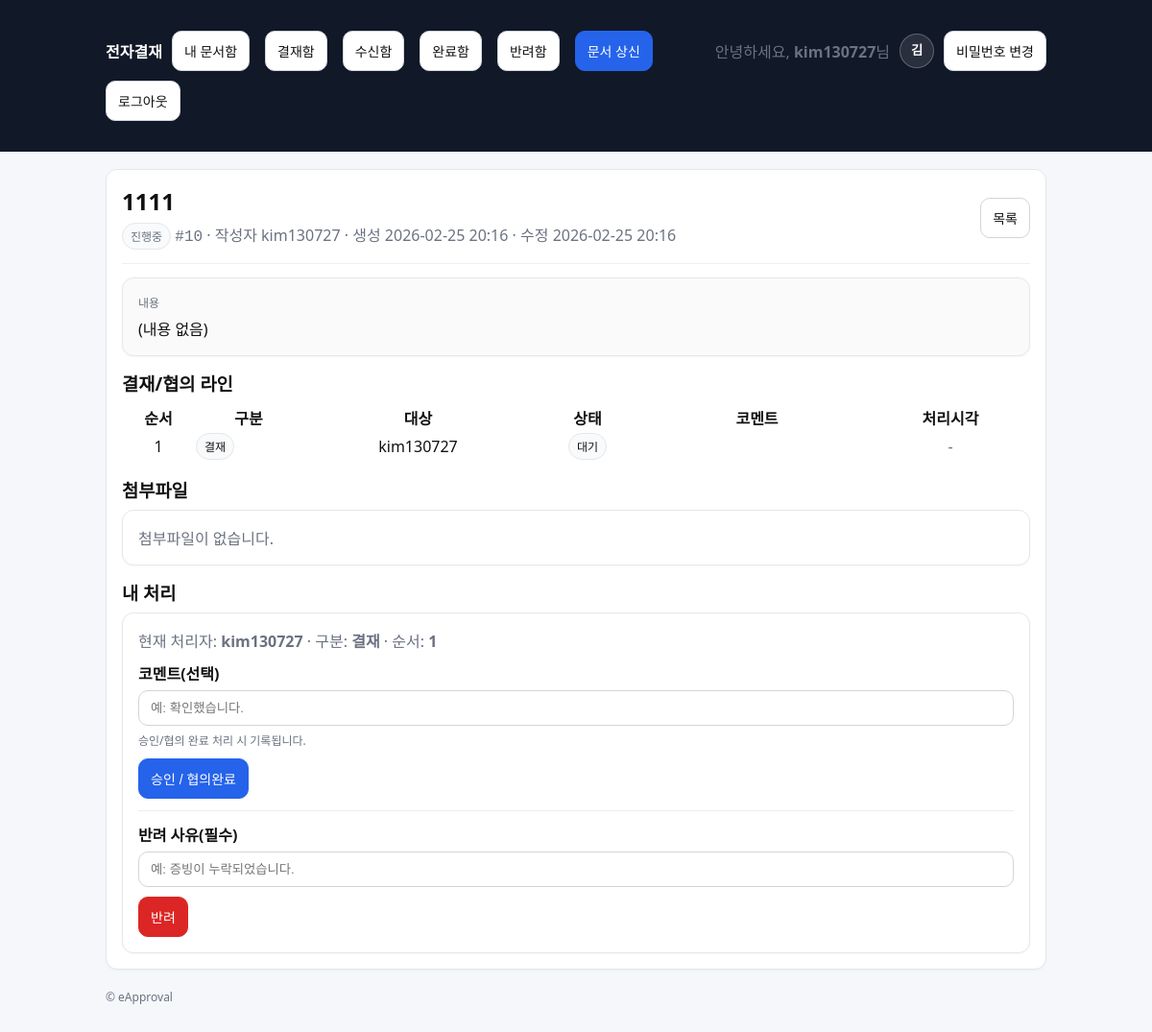
The page /approvals/10/ (signed in) on the database as committed earlier.
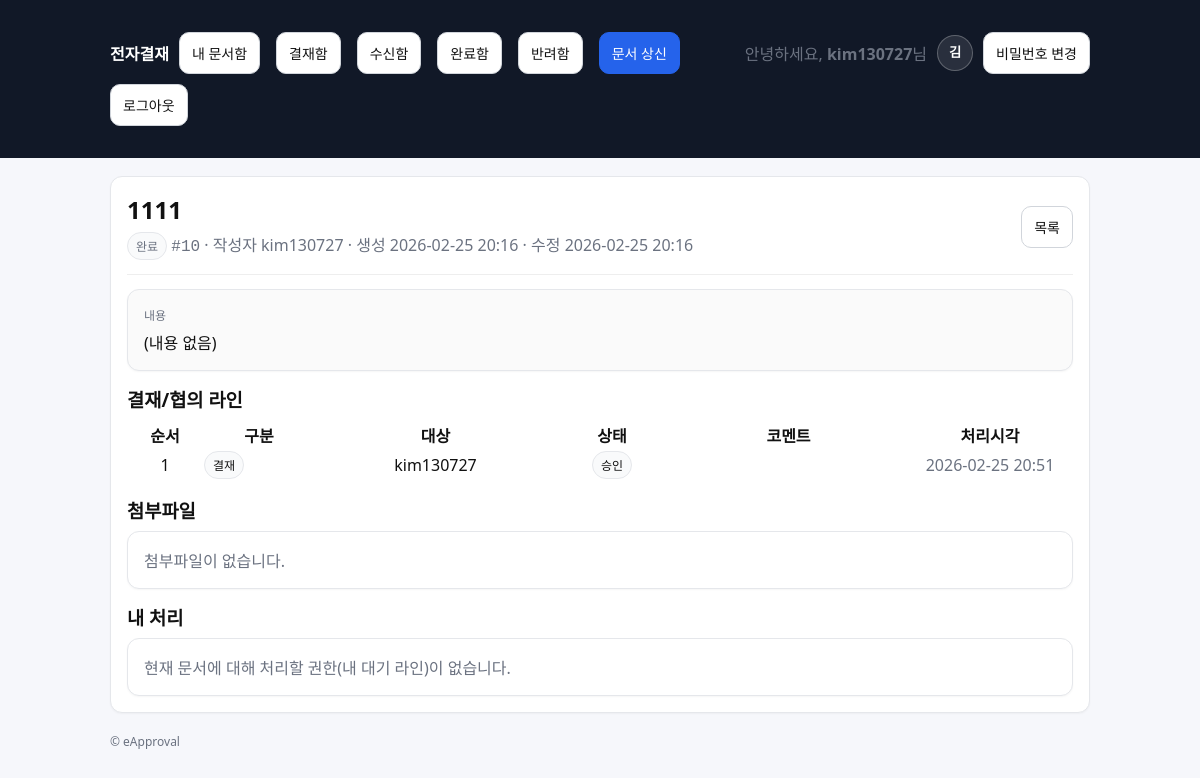
The same page on the database as committed later.
### approvals/models.py (models this page shows, shortened)
class Document(models.Model):
    class Status(models.TextChoices):
        DRAFT = "DRAFT", "임시"
        SUBMITTED = "SUBMITTED", "상신"
        IN_PROGRESS = "IN_PROGRESS", "진행중"
        REJECTED = "REJECTED", "반려"
        COMPLETED = "COMPLETED", "완료"
    title = models.CharField(max_length=200)
    content = models.TextField(blank=True)
    created_by = models.ForeignKey(
        settings.AUTH_USER_MODEL, on_delete=models.PROTECT, related_name="docs_created"
    )
    status = models.CharField(max_length=20, choices=Status.choices, default=Status.DRAFT)
    current_line_order = models.PositiveIntegerField(default=1)
    created_at = models.DateTimeField(auto_now_add=True)
    updated_at = models.DateTimeField(auto_now=True)

class DocumentLine(models.Model):
    class Role(models.TextChoices):
        CONSULT = "CONSULT", "협의"
        APPROVE = "APPROVE", "결재"
        RECEIVE = "RECEIVE", "수신/열람"
    class Decision(models.TextChoices):
        PENDING = "PENDING", "대기"
        APPROVED = "APPROVED", "승인"
        REJECTED = "REJECTED", "반려"
        READ = "READ", "열람"
    document = models.ForeignKey(Document, on_delete=models.CASCADE, related_name="lines")
    role = models.CharField(max_length=10, choices=Role.choices)
    order = models.PositiveIntegerField()
    user = models.ForeignKey(settings.AUTH_USER_MODEL, on_delete=models.PROTECT)
    decision = models.CharField(max_length=10, choices=Decision.choices, default=Decision.PENDING)
    comment = models.CharField(max_length=300, blank=True)
    acted_at = models.DateTimeField(null=True, blank=True)
    class Meta:
        ordering = ["order", "id"]

### approvals/views.py (the view)
# urls.py: path("approvals/<int:doc_id>/", views.doc_detail, name="doc_detail"),
@login_required
def doc_detail(request, doc_id: int):
    doc = get_object_or_404(Document, id=doc_id)
    if not can_view_document(request.user, doc):
        raise Http404
    if doc.status == Document.Status.COMPLETED:
        mark_read(doc=doc, actor=request.user)
    current_line = doc.lines.filter(order=doc.current_line_order, decision="PENDING").first()
    can_act = bool(current_line) and (current_line.user_id == request.user.id or request.user.is_superuser)
    return render(
        request,
        "approvals/doc_detail.html",
        {"doc": doc, "current_line": current_line, "can_act": can_act},
    )

### accounts/models.py (called while the page is built)
    def display_name(self):
        if self.full_name and self.full_name.strip():
            return self.full_name.strip()
        if self.user.first_name and self.user.first_name.strip():
            return self.user.first_name.strip()
        return self.user.username

### approvals/permissions.py (called while the page is built, shortened)
def can_view_document(user, doc: Document) -> bool:
    if not user.is_authenticated:
        return False
    if user.is_superuser:
        return True

### approvals/services.py (called while the page is built)
@transaction.atomic
def mark_read(*, doc: Document, actor) -> Document:
    line = doc.lines.filter(
        role=DocumentLine.Role.RECEIVE,
        user_id=actor.id,
    ).first()
    if not line:
        return doc
    if line.decision == DocumentLine.Decision.PENDING:
        line.decision = DocumentLine.Decision.READ
        line.acted_at = timezone.now()
        line.save(update_fields=["decision", "acted_at"])
    return doc

### templates/approvals/doc_detail.html (shortened to what this page needs)
{% extends "base.html" %}
{% block content %}
  <div class="card">
    <div class="row" style="justify-content:space-between;">
      <div>
        <h2 style="margin:0;">{{ doc.title }}</h2>
        <div class="muted" style="margin-top:6px;">
          <span class="badge">{{ doc.get_status_display }}</span>
          <span class="mono">#{{ doc.id }}</span>
          · 작성자 {{ doc.created_by.username }}
          · 생성 {{ doc.created_at|date:"Y-m-d H:i" }}
          · 수정 {{ doc.updated_at|date:"Y-m-d H:i" }}
        </div>
      </div>
      <div>
        <a class="btn" href="{% url 'approvals:doc_list' %}">목록</a>
      </div>
    </div>
    <hr style="border:none; border-top:1px solid #eee; margin:14px 0;">
    <div class="card" style="background:#fafafa;">
      <div class="muted" style="font-size:12px; margin-bottom:6px;">내용</div>
      <div style="white-space:pre-wrap;">{{ doc.content|default:"(내용 없음)" }}</div>
    </div>
    <div style="margin-top:14px;">
      <h3 style="margin:0 0 8px 0;">결재/협의 라인</h3>
      <table class="table">
        <thead>
          <tr>
            <th style="width:70px;">순서</th>
            <th style="width:110px;">구분</th>
            <th>대상</th>
            <th style="width:110px;">상태</th>
            <th>코멘트</th>
            <th style="width:160px;">처리시각</th>
          </tr>
        </thead>
        <tbody>
          {% for line in doc.lines.all %}
          <tr>
            <td>{{ line.order }}</td>
            <td><span class="badge">{{ line.get_role_display }}</span></td>
            <td>{{ line.user.username }}</td>
            <td><span class="badge">{{ line.get_decision_display }}</span></td>
            <td class="muted">{{ line.comment|default:"" }}</td>
            <td class="muted">
              {% if line.acted_at %}{{ line.acted_at|date:"Y-m-d H:i" }}{% else %}-{% endif %}
            </td>
          </tr>
          {% empty %}
          <tr><td colspan="6" class="muted">라인이 없습니다.</td></tr>
          {% endfor %}
        </tbody>
      </table>
    </div>
    <div style="margin-top:14px;">
      <h3 style="margin:0 0 8px 0;">첨부파일</h3>
      <div class="card">
        {% for att in doc.attachments.all %}
          <div class="row" style="justify-content:space-between;">
            <div class="mono" style="font-size:13px;">{{ att.file.name }}</div>
            <a class="btn" href="{% url 'approvals:attachment_download' att.id %}">다운로드</a>
          </div>
          {% if not forloop.last %}<hr style="border:none; border-top:1px solid #eee; margin:10px 0;">{% endif %}
        {% empty %}
          <div class="muted">첨부파일이 없습니다.</div>
        {% endfor %}
      </div>
    </div>
    <div style="margin-top:14px;">
      <h3 style="margin:0 0 8px 0;">내 처리</h3>
      {% if can_act %}
        <div class="card">
          <div class="muted" style="margin-bottom:10px;">
            현재 처리자: <strong>{{ current_line.user.username }}</strong>
            · 구분: <strong>{{ current_line.get_role_display }}</strong>
            · 순서: <strong>{{ current_line.order }}</strong>
          </div>
          <form method="post" action="{% url 'approvals:act_approve' doc.id %}">
            <div class="field">
              <label for="comment_approve">코멘트(선택)</label>
              <input id="comment_approve" type="text" name="comment" placeholder="예: 확인했습니다." />
              <div class="help">승인/협의 완료 처리 시 기록됩니다.</div>
            </div>
            <button class="btn btn-primary" type="submit">승인 / 협의완료</button>
          </form>
          <hr style="border:none; border-top:1px solid #eee; margin:12px 0;">
          <form method="post" action="{% url 'approvals:act_reject' doc.id %}">
            <div class="field">
              <label for="comment_reject">반려 사유(필수)</label>
              <input id="comment_reject" type="text" name="comment" placeholder="예: 증빙이 누락되었습니다." required />
            </div>
            <button class="btn btn-danger" type="submit">반려</button>
          </form>
        </div>
      {% else %}
        <div class="card muted">
          현재 문서에 대해 처리할 권한(내 대기 라인)이 없습니다.
        </div>
      {% endif %}
    </div>
  </div>
{% endblock %}

Rows that differ between the two databases and show on the page:
changed Document "(내용 없음)": status "진행중" → "완료"
changed DocumentLine "결재": decision "대기" → "승인"; acted_at (not shown) → "2026-02-25 20:51"; user.username "kim130727" → (not shown); role "결재" → (not shown); order "1" → (not shown)
Other text that changed with them:
text no longer shown: "현재 처리자: · 구분: · 순서: 코멘트(선택) 승인/협의 완료 처리 시 기록됩니다. 승인 / 협의완료 반려 사유(필수) 반려"
text now shown: "현재 문서에 대해 처리할 권한(내 대기 라인)이 없습니다."
